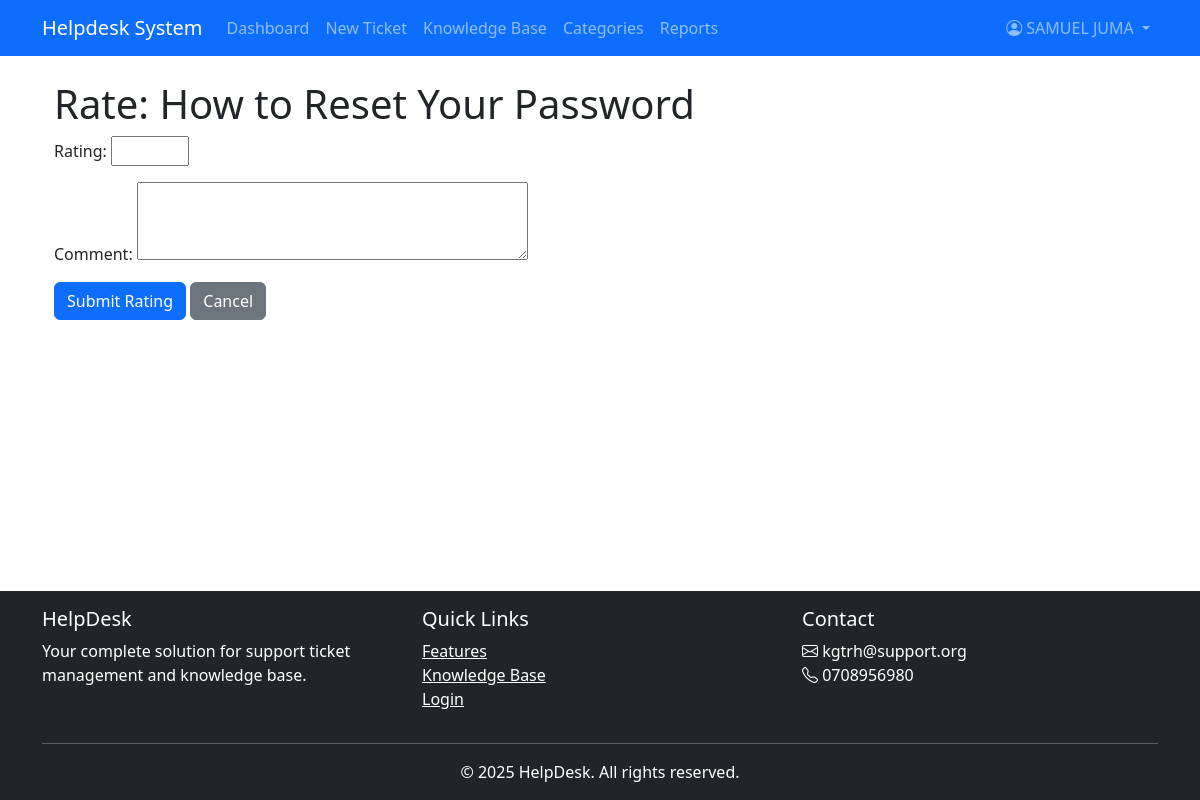
The page /knowledgebase/articles/1/rate/ (signed in) on the database its author committed.
### users/models.py (models this page shows, shortened)
class User(AbstractUser):
    ROLE_CHOICES = (
        ('Admin', 'Admin'),
        ('Technician', 'Technician'),
        ('Employee', 'Employee'),
    )
    USER_TYPE_CHOICES = (
        ('ADMIN', 'Admin'),
        ('TECH', 'Technician'),
        ('EMP', 'Employee'),
    )
    role = models.CharField(max_length=20, choices=ROLE_CHOICES, default='Employee')
    user_type = models.CharField(max_length=10, choices=USER_TYPE_CHOICES, default='EMP')
    department = models.CharField(max_length=100, blank=True)
    phone = models.CharField(max_length=20, blank=True)
    profile_picture = models.ImageField(upload_to='profile_pics/', blank=True, null=True)
    @property
    def is_admin(self):
        return self.user_type == 'ADMIN'

### knowledgebase/models.py (models this page shows, shortened)
class KnowledgeBaseArticle(models.Model):
    STATUS_CHOICES = [
        ('draft', 'Draft'),
        ('published', 'Published'),
        ('archived', 'Archived'),
    ]
    title = models.CharField(max_length=200)
    content = models.TextField()
    category = models.ForeignKey(ArticleCategory, on_delete=models.SET_NULL, null=True, blank=True)
    related_ticket_categories = models.ManyToManyField(TicketCategory, blank=True)
    created_by = models.ForeignKey(User, on_delete=models.CASCADE, related_name='created_articles')
    author = models.ForeignKey(User, on_delete=models.CASCADE, related_name='authored_articles')
    created_at = models.DateTimeField(auto_now_add=True)
    last_updated = models.DateTimeField(auto_now=True)
    views = models.PositiveIntegerField(default=0)
    helpful_yes = models.PositiveIntegerField(default=0)
    helpful_no = models.PositiveIntegerField(default=0)
    is_published = models.BooleanField(default=False)
    class Meta:
        ordering = ['-last_updated']

### knowledgebase/views.py (the view)
# urls.py: path('articles/<int:pk>/rate/', views.rate_article, name='rate_article'),
@login_required
def rate_article(request, pk):
    article = get_object_or_404(KnowledgeBaseArticle, pk=pk)
    if request.method == 'POST':
        form = RatingForm(request.POST)
        if form.is_valid():
            rating = form.save(commit=False)
            rating.article = article
            rating.user = request.user
            rating.save()
            messages.success(request, 'Thank you for your rating!')
            return redirect('article_detail', pk=article.pk)
    else:
        form = RatingForm()
    return render(request, 'knowledgebase/rating_form.html', {'form': form, 'article': article})

### knowledgebase/forms.py
class RatingForm(forms.ModelForm):
    class Meta:
        model = ArticleRating
        fields = ['rating', 'comment']
        widgets = {
            'rating': forms.NumberInput(attrs={'min': 1, 'max': 5}),
            'comment': forms.Textarea(attrs={'rows': 3}),
        }

### knowledgebase/templates/knowledgebase/rating_form.html (shortened to what this page needs)
{% extends "base.html" %}
{% block content %}
<div class="container">
    <h1>Rate: {{ article.title }}</h1>
    <form method="post">
        <div class="mb-3">
            {{ form.as_p }}
        </div>
        <button type="submit" class="btn btn-primary">Submit Rating</button>
        <a href="{% url 'article_detail' article.pk %}" class="btn btn-secondary">Cancel</a>
    </form>
</div>
{% endblock %}

### templates/base.html (shortened to what this page needs)
{% load static %}
<!DOCTYPE html>
<html lang="en">
<head>
    <link href="https://cdn.jsdelivr.net/npm/bootstrap@5.3.0/dist/css/bootstrap.min.css" rel="stylesheet" />
    <link rel="stylesheet" href="https://cdn.jsdelivr.net/npm/bootstrap-icons@1.10.0/font/bootstrap-icons.css" />
    <link rel="stylesheet" href="{% static 'css/styles.css' %}" />
</head>
<body>
    <div class="content-wrapper">
        <nav class="navbar navbar-expand-lg navbar-dark bg-primary">
            <div class="container">
                <a class="navbar-brand" href="{% url 'tickets:dashboard' %}">Helpdesk System</a>
                <div class="collapse navbar-collapse" id="navbarNav">
                    <ul class="navbar-nav me-auto">
                        <li class="nav-item">
                            <a class="nav-link" href="{% url 'tickets:dashboard' %}">Dashboard</a>
                        </li>
                        {% if user.is_authenticated %}
                            <li class="nav-item">
                                <a class="nav-link" href="{% url 'tickets:create_ticket' %}">New Ticket</a>
                            </li>
                            <li class="nav-item">
                                <a class="nav-link" href="{% url 'knowledgebase:article_list' %}">Knowledge Base</a>
                            </li>
                            {% if user.is_admin %}
                                <li class="nav-item">
                                    <a class="nav-link" href="{% url 'helpdes:manage_categories' %}">Categories</a>
                                </li>
                                <li class="nav-item">
                                    <a class="nav-link" href="{% url 'helpdes:reports' %}">Reports</a>
                                </li>
                            {% endif %}
                        {% endif %}
                    </ul>
                    <ul class="navbar-nav">
                        {% if user.is_authenticated %}
                            <li class="nav-item dropdown profile-dropdown">
                                <a class="nav-link dropdown-toggle" href="#" id="navbarDropdown" role="button" data-bs-toggle="dropdown">
                                    <i class="bi bi-person-circle"></i> {{ user.get_full_name|default:user.username }}
                                </a>
                            </li>
                        {% endif %}
                    </ul>
                </div>
            </div>
        </nav>
        <div class="container mt-4">
            {% block content %}{% endblock %}
        </div>
    </div>
    <footer class="footer py-3 bg-dark text-white">
        <div class="container">
            <div class="row">
                <div class="col-md-4">
                    <h5>HelpDesk</h5>
                    <p>Your complete solution for support ticket management and knowledge base.</p>
                </div>
                <div class="col-md-4">
                    <h5>Quick Links</h5>
                    <ul class="list-unstyled">
                        <li><a href="#features" class="text-white">Features</a></li>
                        <li><a href="{% url 'knowledgebase:article_list' %}" class="text-white">Knowledge Base</a></li>
                        <li><a href="{% url 'users:login' %}" class="text-white">Login</a></li>
                    </ul>
                </div>
                <div class="col-md-4">
                    <h5>Contact</h5>
                    <address>
                        <i class="bi bi-envelope"></i> kgtrh@support.org<br>
                        <i class="bi bi-telephone"></i> 0708956980
                    </address>
                </div>
            </div>
            <hr class="my-3">
            <div class="text-center">
                <p class="mb-0">&copy; {% now "Y" %} HelpDesk. All rights reserved.</p>
            </div>
        </div>
    </footer>
</body>
</html>

### templates/base.html (style rules this page uses)
html, body { height: 100%; }
body { display: flex; flex-direction: column; }
.content-wrapper { flex: 1 0 auto; }
.footer { flex-shrink: 0; }

### rows shown on the page
User: get_full_name "SAMUEL JUMA"
KnowledgeBaseArticle: title "How to Reset Your Password"
